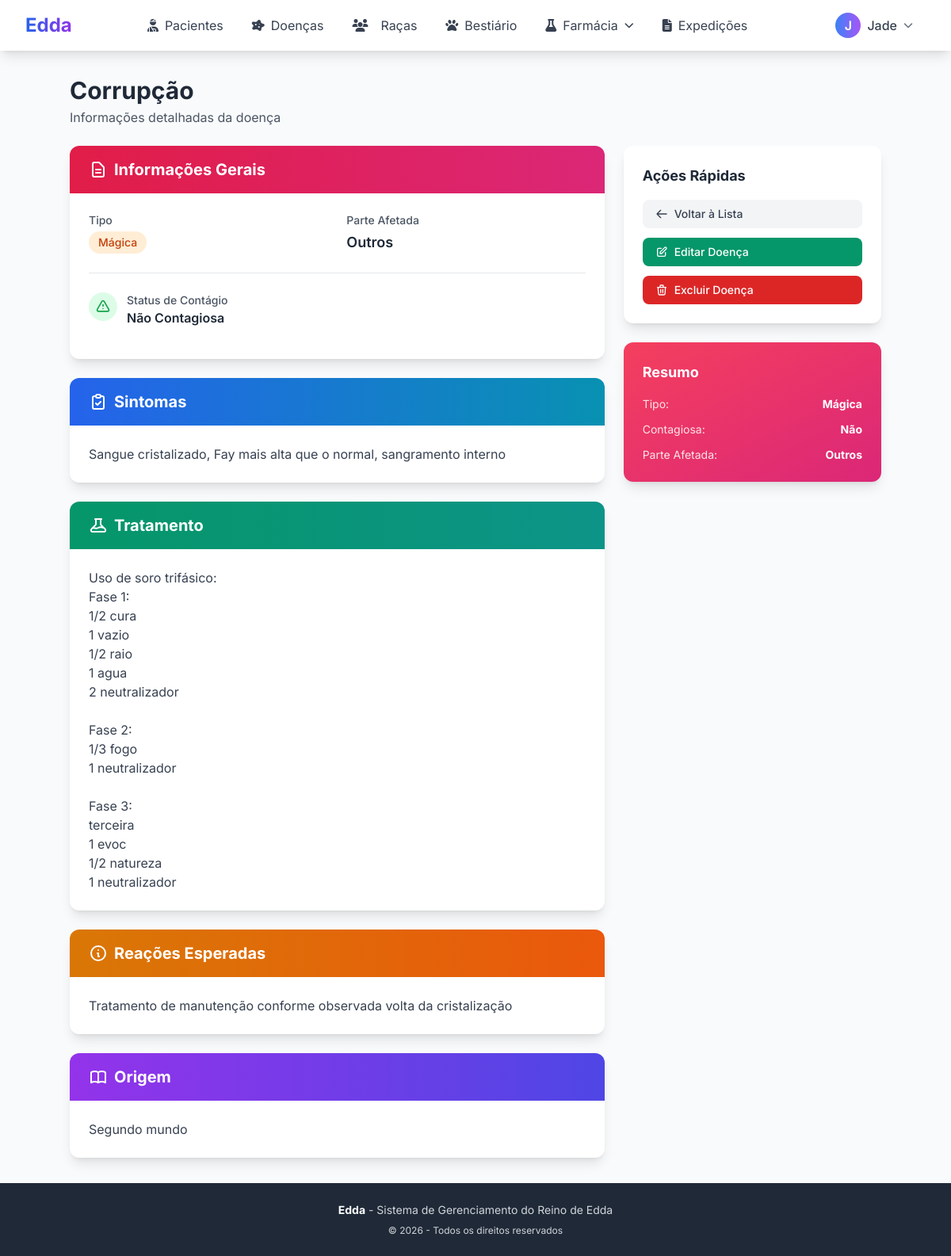
Page /doencas/2/ (signed in) on the committed database.
### core/models.py (models this page shows, shortened)
class Usuario(AbstractUser):
    TIPO_CHOICES = [
        ('MED', 'Médico'),
        ('OUT', 'Outro'),
        ('ADM', 'Administrador'),
    ]
    nickname = models.CharField(max_length=100)
    tipo = models.CharField(max_length=3, choices=TIPO_CHOICES, default='OUT')
    cidade = models.ForeignKey('Cidade', on_delete=models.SET_NULL, null=True, blank=True)

class Doenca(models.Model):
    nome = models.CharField(max_length=100)
    origem = models.TextField(blank=True)
    contagiosa = models.BooleanField(default=False)
    forma_contagio = models.CharField(max_length=255, blank=True, null=True)
    parte_afetada = models.CharField(max_length=3, choices=PARTES_CORPO)
    tipo = models.CharField(max_length=1, choices=TIPO_DOENCA)
    sintomas = models.TextField('Sintomas', blank=True, help_text="Descreva os sintomas, separados por vírgula")
    tratamento = models.TextField(blank=True, help_text="Protocolo de tratamento recomendado")
    reacoes_esperadas = models.TextField(blank=True, help_text="Reações esperadas ao tratamento")
    class Meta:
        verbose_name = "Doença"
        verbose_name_plural = "Doenças"
        ordering = ['nome']

### core/views.py (the view)
# urls.py: path('doencas/<int:pk>/', DoencaDetailView.as_view(), name='doenca-detail'),
class DoencaDetailView(LoginRequiredMixin, DetailView):
    model = Doenca
    template_name = 'core/doenca_detail.html'
    context_object_name = 'doenca'

### core/context_processors.py (called while the page is built)
def medico_context(request):
    is_medico = request.user.is_authenticated and request.user.tipo == 'MED'
    is_admin = request.user.is_authenticated and request.user.tipo == 'ADM'
    return {
        'is_medico': is_medico,
        'is_admin': is_admin,
        'is_medico_or_admin': is_medico or is_admin
    }

### core/templates/core/doenca_detail.html (shortened to what this page needs)
{% extends 'core/base.html' %}
{% block content %}
<div class="max-w-5xl mx-auto">
    <div class="mb-6 flex justify-between items-center">
        <div>
            <h1 class="text-3xl font-bold text-gray-800">{{ doenca.nome }}</h1>
            <p class="text-gray-600 mt-1">Informações detalhadas da doença</p>
        </div>
    </div>
    <div class="grid grid-cols-1 lg:grid-cols-3 gap-6">
        <div class="lg:col-span-2 space-y-6">
            <div class="bg-white rounded-xl shadow-lg overflow-hidden">
                <div class="bg-gradient-to-r from-rose-600 to-pink-600 px-6 py-4">
                    <h2 class="text-xl font-bold text-white flex items-center gap-2">
                        <svg class="w-6 h-6" fill="none" stroke="currentColor" viewBox="0 0 24 24">
                            <path stroke-linecap="round" stroke-linejoin="round" stroke-width="2" d="M9 12h6m-6 4h6m2 5H7a2 2 0 01-2-2V5a2 2 0 012-2h5.586a1 1 0 01.707.293l5.414 5.414a1 1 0 01.293.707V19a2 2 0 01-2 2z"/>
                        </svg>
                        Informações Gerais
                    </h2>
                </div>
                <div class="p-6">
                    <div class="grid grid-cols-2 gap-6 mb-6">
                        <div>
                            <p class="text-sm text-gray-600 font-medium mb-1">Tipo</p>
                            <span class="inline-block px-3 py-1 {% if doenca.tipo == 'F' %}bg-red-100 text-red-700{% elif doenca.tipo == 'M' %}bg-purple-100 text-purple-700{% else %}bg-orange-100 text-orange-700{% endif %} rounded-full text-sm font-medium">
                                {{ doenca.get_tipo_display }}
                            </span>
                        </div>
                        <div>
                            <p class="text-sm text-gray-600 font-medium mb-1">Parte Afetada</p>
                            <p class="text-lg font-semibold text-gray-800">{{ doenca.get_parte_afetada_display }}</p>
                        </div>
                    </div>
                    <div class="pt-6 border-t border-gray-200">
                        <div class="flex items-start gap-3 mb-4">
                            <div class="{% if doenca.contagiosa %}bg-yellow-100{% else %}bg-green-100{% endif %} rounded-full p-2">
                                <svg class="w-5 h-5 {% if doenca.contagiosa %}text-yellow-600{% else %}text-green-600{% endif %}" fill="none" stroke="currentColor" viewBox="0 0 24 24">
                                    <path stroke-linecap="round" stroke-linejoin="round" stroke-width="2" d="M12 9v2m0 4h.01m-6.938 4h13.856c1.54 0 2.502-1.667 1.732-3L13.732 4c-.77-1.333-2.694-1.333-3.464 0L3.34 16c-.77 1.333.192 3 1.732 3z"/>
                                </svg>
                            </div>
                            <div>
                                <p class="text-sm text-gray-600 font-medium">Status de Contágio</p>
                                <p class="text-gray-800 font-semibold">{% if doenca.contagiosa %}Contagiosa{% else %}Não Contagiosa{% endif %}</p>
                            </div>
                        </div>
                    </div>
                </div>
            </div>
            <div class="bg-white rounded-xl shadow-lg overflow-hidden">
                <div class="bg-gradient-to-r from-blue-600 to-cyan-600 px-6 py-4">
                    <h2 class="text-xl font-bold text-white flex items-center gap-2">
                        <svg class="w-6 h-6" fill="none" stroke="currentColor" viewBox="0 0 24 24">
                            <path stroke-linecap="round" stroke-linejoin="round" stroke-width="2" d="M9 5H7a2 2 0 00-2 2v12a2 2 0 002 2h10a2 2 0 002-2V7a2 2 0 00-2-2h-2M9 5a2 2 0 002 2h2a2 2 0 002-2M9 5a2 2 0 012-2h2a2 2 0 012 2m-6 9l2 2 4-4"/>
                        </svg>
                        Sintomas
                    </h2>
                </div>
                <div class="p-6">
                    <p class="text-gray-700 whitespace-pre-line">{{ doenca.sintomas }}</p>
                </div>
            </div>
            <div class="bg-white rounded-xl shadow-lg overflow-hidden">
                <div class="bg-gradient-to-r from-emerald-600 to-teal-600 px-6 py-4">
                    <h2 class="text-xl font-bold text-white flex items-center gap-2">
                        Tratamento
                    </h2>
                </div>
                <div class="p-6">
                    <p class="text-gray-700 whitespace-pre-line">{{ doenca.tratamento }}</p>
                </div>
            </div>
            <div class="bg-white rounded-xl shadow-lg overflow-hidden">
                <div class="bg-gradient-to-r from-amber-600 to-orange-600 px-6 py-4">
                    <h2 class="text-xl font-bold text-white flex items-center gap-2">
                        <svg class="w-6 h-6" fill="none" stroke="currentColor" viewBox="0 0 24 24">
                            <path stroke-linecap="round" stroke-linejoin="round" stroke-width="2" d="M13 16h-1v-4h-1m1-4h.01M21 12a9 9 0 11-18 0 9 9 0 0118 0z"/>
                        </svg>
                        Reações Esperadas
                    </h2>
                </div>
                <div class="p-6">
                    <p class="text-gray-700 whitespace-pre-line">{{ doenca.reacoes_esperadas }}</p>
                </div>
            </div>
            <div class="bg-white rounded-xl shadow-lg overflow-hidden">
                <div class="bg-gradient-to-r from-purple-600 to-indigo-600 px-6 py-4">
                    <h2 class="text-xl font-bold text-white flex items-center gap-2">
                        Origem
                    </h2>
                </div>
                <div class="p-6">
                    <p class="text-gray-700 whitespace-pre-line">{{ doenca.origem }}</p>
                </div>
            </div>
        </div>
        <div class="space-y-6">
            <div class="bg-white rounded-xl shadow-lg p-6">
                <h3 class="text-lg font-bold text-gray-800 mb-4">Ações Rápidas</h3>
                <div class="space-y-3">
                    <a href="{% url 'doenca-list' %}" class="w-full px-4 py-2 bg-gray-100 text-gray-700 rounded-lg hover:bg-gray-200 transition-colors flex items-center gap-2 text-sm font-medium">
                        <svg class="w-4 h-4" fill="none" stroke="currentColor" viewBox="0 0 24 24">
                            <path stroke-linecap="round" stroke-linejoin="round" stroke-width="2" d="M10 19l-7-7m0 0l7-7m-7 7h18"/>
                        </svg>
                        Voltar à Lista
                    </a>
                    {% if is_medico_or_admin %}
                        <div class="space-y-3">
                            <a href="{% url 'doenca-update' doenca.pk %}" class="w-full px-4 py-2 bg-emerald-600 text-white rounded-lg hover:bg-emerald-700 transition-colors flex items-center gap-2 text-sm font-medium">
                                <svg class="w-4 h-4" fill="none" stroke="currentColor" viewBox="0 0 24 24">
                                    <path stroke-linecap="round" stroke-linejoin="round" stroke-width="2" d="M11 5H6a2 2 0 00-2 2v11a2 2 0 002 2h11a2 2 0 002-2v-5m-1.414-9.414a2 2 0 112.828 2.828L11.828 15H9v-2.828l8.586-8.586z"/>
                                </svg>
                                Editar Doença
                            </a>
                            <a href="{% url 'doenca-delete' doenca.pk %}" class="w-full px-4 py-2 bg-red-600 text-white rounded-lg hover:bg-red-700 transition-colors flex items-center gap-2 text-sm font-medium">
                                <svg class="w-4 h-4" fill="none" stroke="currentColor" viewBox="0 0 24 24">
                                    <path stroke-linecap="round" stroke-linejoin="round" stroke-width="2" d="M19 7l-.867 12.142A2 2 0 0116.138 21H7.862a2 2 0 01-1.995-1.858L5 7m5 4v6m4-6v6m1-10V4a1 1 0 00-1-1h-4a1 1 0 00-1 1v3M4 7h16"/>
                                </svg>
                                Excluir Doença
                            </a>
                        </div>
                    {% endif %}
                </div>
            </div>
            <div class="bg-gradient-to-br from-rose-500 to-pink-600 rounded-xl shadow-lg p-6 text-white">
                <h3 class="text-lg font-bold mb-4">Resumo</h3>
                <div class="space-y-3 text-sm">
                    <div class="flex justify-between items-center">
                        <span class="text-rose-100">Tipo:</span>
                        <span class="font-bold">{{ doenca.get_tipo_display }}</span>
                    </div>
                    <div class="flex justify-between items-center">
                        <span class="text-rose-100">Contagiosa:</span>
                        <span class="font-bold">{% if doenca.contagiosa %}Sim{% else %}Não{% endif %}</span>
                    </div>
                    <div class="flex justify-between items-center">
                        <span class="text-rose-100">Parte Afetada:</span>
                        <span class="font-bold text-right">{{ doenca.get_parte_afetada_display }}</span>
                    </div>
                </div>
            </div>
        </div>
    </div>
</div>
{% endblock %}

### core/templates/core/base.html (shortened to what this page needs)
<!DOCTYPE html>
<html lang="pt-br" class="h-full">
<head>
    <script src="https://cdn.tailwindcss.com"></script>
    <link rel="stylesheet" href="https://cdnjs.cloudflare.com/ajax/libs/font-awesome/6.4.0/css/all.min.css">
</head>
<body class="bg-gray-50 flex flex-col min-h-screen">
    <nav class="bg-white shadow-lg">
        <div class="max-w-7xl mx-auto px-4 sm:px-6 lg:px-8">
            <div class="flex justify-between h-16">
                <div class="flex items-center">
                    <a href="{% url 'home' %}" class="flex items-center">
                        <span class="text-2xl font-bold bg-gradient-to-r from-blue-600 to-purple-600 bg-clip-text text-transparent">Edda</span>
                    </a>
                </div>
                {% if user.is_authenticated %}
                <div class="hidden md:flex items-center space-x-1">
                    {% if is_medico_or_admin %}
                    <a href="{% url 'paciente-list' %}" class="px-4 py-2 rounded-lg text-gray-700 hover:bg-blue-50 hover:text-blue-600 transition flex items-center gap-2">
                        <i class="fas fa-user-injured"></i>
                        <span>Pacientes</span>
                    </a>
                    {% endif %}
                    <a href="{% url 'doenca-list' %}" class="px-4 py-2 rounded-lg text-gray-700 hover:bg-blue-50 hover:text-blue-600 transition flex items-center gap-2">
                        <i class="fas fa-disease"></i>
                        <span>Doenças</span>
                    </a>
                    <a href="{% url 'raca-list' %}" class="px-4 py-2 rounded-lg text-gray-700 hover:bg-blue-50 hover:text-blue-600 transition flex items-center gap-2">
                        <i class="fas fa-users mr-2"></i>
                        <span>Raças</span>
                    </a>
                    <a href="{% url 'besta-list' %}" class="px-4 py-2 rounded-lg text-gray-700 hover:bg-blue-50 hover:text-blue-600 transition flex items-center gap-2">
                        <i class="fas fa-paw"></i>
                        <span>Bestiário</span>
                    </a>
                    <div class="relative">
                        <button onclick="toggleDropdown('farmacia-dropdown')" class="px-4 py-2 rounded-lg text-gray-700 hover:bg-purple-50 hover:text-purple-600 transition flex items-center gap-2">
                            <i class="fas fa-flask"></i>
                            <span>Farmácia</span>
                            <i class="fas fa-chevron-down text-xs"></i>
                        </button>
                    </div>
                    <a href="{% url 'relatorio-list' %}" class="px-4 py-2 rounded-lg text-gray-700 hover:bg-blue-50 hover:text-blue-600 transition flex items-center gap-2">
                        <i class="fas fa-file-alt"></i>
                        <span>Expedições</span>
                    </a>
                </div>
                <div class="flex items-center gap-4">
                    <div class="relative">
                        <button onclick="toggleDropdown('user-dropdown')" class="flex items-center gap-2 px-4 py-2 rounded-lg hover:bg-gray-100 transition">
                            <div class="w-8 h-8 bg-gradient-to-r from-blue-500 to-purple-500 rounded-full flex items-center justify-center text-white font-semibold">
                                {{ user.nickname|first|upper }}
                            </div>
                            <span class="hidden md:block font-medium text-gray-700">{{ user.nickname }}</span>
                            <i class="fas fa-chevron-down text-xs text-gray-500"></i>
                        </button>
                    </div>
                </div>
                {% endif %}
            </div>
        </div>
    </nav>
    <main class="flex-grow">
        <div class="max-w-7xl mx-auto px-4 sm:px-6 lg:px-8 py-8">
            {% block content %}{% endblock %}
        </div>
    </main>
    <footer class="bg-gray-800 text-gray-300 mt-auto">
        <div class="max-w-7xl mx-auto px-4 sm:px-6 lg:px-8 py-6">
            <div class="text-center">
                <p class="text-sm">
                    <strong class="text-white">Edda</strong> - Sistema de Gerenciamento do Reino de Edda
                </p>
                <p class="text-xs mt-2">© {% now "Y" %} - Todos os direitos reservados</p>
            </div>
        </div>
    </footer>
</body>
</html>

### core/templates/core/base.html (style rules this page uses)
body { font-family: 'Inter', sans-serif; }

### rows in the picture
Usuario: nickname|first "J", nickname "Jade"
Doenca: nome "Corrupção", tipo "Mágica", parte_afetada "Outros", sintomas "Sangue cristalizado, Fay mais alta que o normal, sangramento interno", tratamento "Uso de soro trifásico: Fase 1: 1/2 cura 1 vazio 1/2 raio 1 agua 2 neutralizador Fase 2: 1/3 fogo 1 neutralizador Fase 3: terceira 1 evoc 1/2 natureza 1 neutralizador", reacoes_esperadas "Tratamento de manutenção conforme observada volta da cristalização", origem "Segundo mundo"
